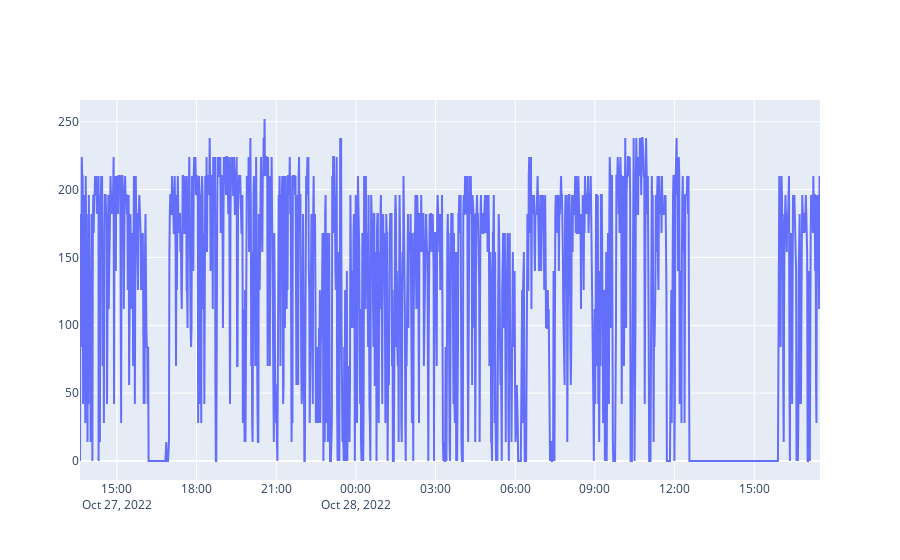

Notebook cell for this chart:
### Code cell
figl.show()

### Figure 1 — Plotly figure (JSON) as saved in the notebook; plotly's stock layout.template omitted (floating-point values rounded to 4 significant figures; data arrays with more than 128 entries replaced by an {"elided": "..."} marker saying what was removed)
{"data": [{"type": "scatter", "x": {"elided": "1675 str values"}, "y": {"elided": "1675 int values"}}], "layout": {}}
